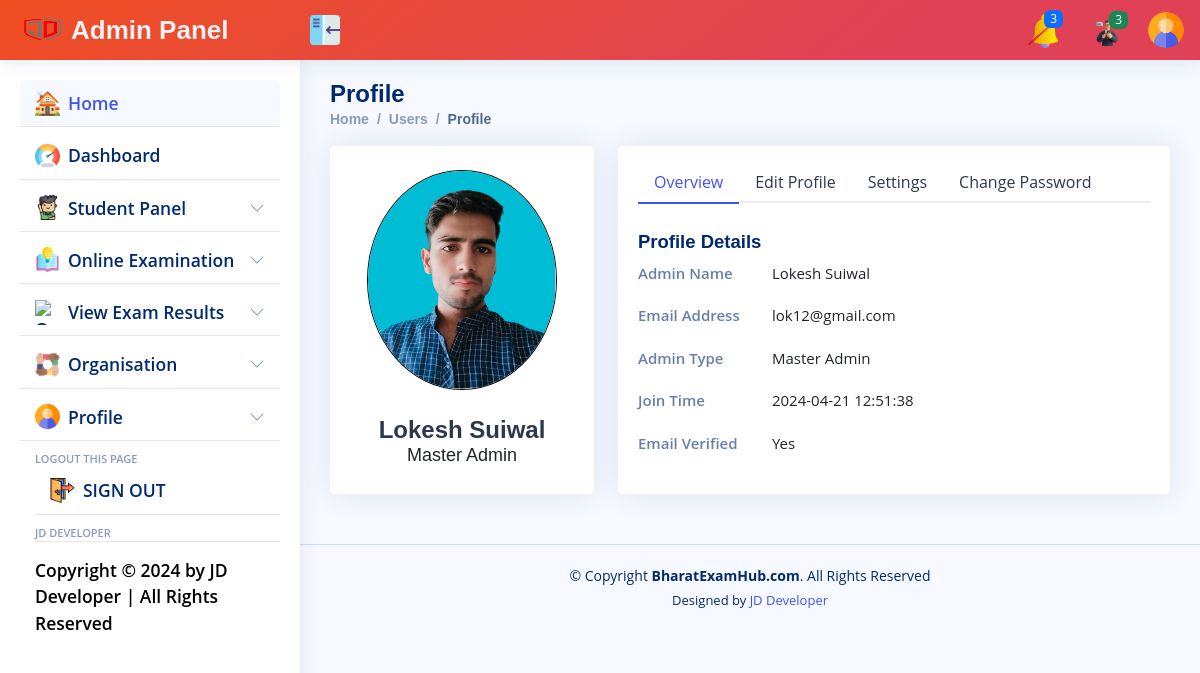
/Admin/admin_profile.php (signed in), run on the app's committed database.
### tables this page shows
CREATE TABLE `admin_table` (
  `admin_id` int(11) NOT NULL,
  `admin_image` varchar(200) NOT NULL,
  `admin_name` varchar(50) NOT NULL,
  `admin_email_address` varchar(150) NOT NULL,
  `admin_password` varchar(150) NOT NULL,
  `admin_verfication_code` varchar(100) NOT NULL,
  `admin_type` enum('Master Admin') NOT NULL,
  `admin_created_on` datetime NOT NULL,
  `email_verified` enum('No','Yes') NOT NULL
);

### Admin/admin_profile.php (the view, shortened to what this page needs)
<?php
include('Admin_panel.php');
$conn = new mysqli('localhost', 'root', '', 'my_online_exam_system');
$admin_id = $_SESSION['admin_id'];
$query = "SELECT * FROM admin_table WHERE admin_id = ?";
$stmt = $conn->prepare($query);
$stmt->bind_param('i', $admin_id);
$stmt->execute();
$result = $stmt->get_result();
$admin = $result->fetch_assoc();
?>
<main id="main" class="main">
    <div class="pagetitle">
        <h1>Profile</h1>
        <nav>
            <ol class="breadcrumb">
                <li class="breadcrumb-item"><a href="Admin_panel.php">Home</a></li>
                <li class="breadcrumb-item">Users</li>
                <li class="breadcrumb-item active">Profile</li>
            </ol>
        </nav>
    </div>
    <section class="section profile">
        <div class="row">
        <div class="col-xl-4">
                <div class="card">
                    <div class="card-body profile-card pt-4 d-flex flex-column align-items-center">
                        <img src="<?php echo $admin['admin_image']; ?>" alt="Profile" class="rounded-circle mb-3" style="width: 200px; height: 220px; border: 1px solid black;">
                        <h2><?php echo $admin['admin_name']; ?></h2>
                        <h3><?php echo $admin['admin_type'];?></h3>
                    </div>
                </div>
            </div>
            <div class="col-xl-8">
                <div class="card">
                    <div class="card-body pt-3">
                        <ul class="nav nav-tabs nav-tabs-bordered">
                            <li class="nav-item">
                                <button class="nav-link active" data-bs-toggle="tab" data-bs-target="#profile-overview">Overview</button>
                            </li>
                            <li class="nav-item">
                                <button class="nav-link" data-bs-toggle="tab" data-bs-target="#profile-edit">Edit Profile</button>
                            </li>
                            <li class="nav-item">
                                <button class="nav-link" data-bs-toggle="tab" data-bs-target="#profile-settings">Settings</button>
                            </li>
                            <li class="nav-item">
                                <button class="nav-link" data-bs-toggle="tab" data-bs-target="#profile-change-password">Change Password</button>
                            </li>
                        </ul>
                        <div class="tab-content pt-2">
                            <div class="tab-pane fade show active profile-overview" id="profile-overview">
                                <h5 class="card-title">Profile Details</h5>
                                <div class="row">
                                    <div class="col-lg-3 col-md-4 label">Admin Name</div>
                                    <div class="col-lg-9 col-md-8"><?php echo $admin['admin_name']; ?></div>
                                </div>
                                <div class="row">
                                    <div class="col-lg-3 col-md-4 label">Email Address</div>
                                    <div class="col-lg-9 col-md-8"><?php echo $admin['admin_email_address']; ?></div>
                                </div>
                                <div class="row">
                                    <div class="col-lg-3 col-md-4 label">Admin Type</div>
                                    <div class="col-lg-9 col-md-8"><?php echo $admin['admin_type']; ?></div>
                                </div>
                                <div class="row">
                                    <div class="col-lg-3 col-md-4 label">Join Time</div>
                                    <div class="col-lg-9 col-md-8"><?php echo $admin['admin_created_on']; ?></div>
                                </div>
                                <div class="row">
                                    <div class="col-lg-3 col-md-4 label">Email Verified</div>
                                    <div class="col-lg-9 col-md-8"><?php echo $admin['email_verified'] ? 'Yes' : 'No'; ?></div>
                                </div>
                            </div>
                        </div>
                    </div>
                </div>
            </div>
        </div>
    </section>
</main>
<?php include('footer.php'); ?>

### Admin/CSS/admin_panel.css (style rules this page uses)
:root { scroll-behavior: smooth; }
body { font-family: "Open Sans", sans-serif; background: #f6f9ff; color: #444444; }
a { color: #4154f1; text-decoration: none; }
h1, h2, h3, h4, h5, h6 { font-family: "Nunito", sans-serif; }
#main { margin-top: 60px; padding: 20px 30px; transition: all 0.3s; }
.pagetitle { margin-bottom: 10px; }
.pagetitle h1 { font-size: 24px; margin-bottom: 0; font-weight: 600; color: #012970; }
.card { margin-bottom: 30px; border: none; border-radius: 5px; box-shadow: 0px 0 30px rgba(1, 41, 112, 0.1); }
.card-title { padding: 20px 0 1px 0; font-size: 18.5px; font-weight: 650; font-family: "Poppins", sans-serif; }
.card-body { padding: 0 20px 20px 20px; }
.breadcrumb { font-size: 14px; font-family: "Nunito", sans-serif; color: #899bbd; font-weight: 600; }
.breadcrumb a { color: #899bbd; transition: 0.3s; }
.breadcrumb .breadcrumb-item::before { color: #899bbd; }
.breadcrumb .active { color: #51678f; font-weight: 600; }
.nav-tabs-bordered { border-bottom: 2px solid #ebeef4; }
.nav-tabs-bordered .nav-link { margin-bottom: -2px; border: none; color: #2c384e; }
.nav-tabs-bordered .nav-link.active { background-color: #fff; color: #4154f1; border-bottom: 2px solid #4154f1; }
@media (min-width: 1200px) { #main, #footer { margin-left: 300px; } }
.profile .profile-card img { max-width: 190px; }
.profile .profile-card h2 { font-size: 24px; font-weight: 700; color: #2c384e; margin: 10px 0 0 0; }
.profile .profile-card h3 { font-size: 18px; }
.profile .profile-overview .row { margin-bottom: 20px; font-size: 15px; }
.profile .profile-overview .card-title { color: #012970; }
.profile .profile-overview .label { font-weight: 600; color: rgba(1, 41, 112, 0.6); }

### data on the page
admin_table: admin_image (picture), admin_name "Lokesh Suiwal", admin_type "Master Admin", admin_email_address "lok12@gmail.com", admin_created_on "2024-04-21 12:51:38"
